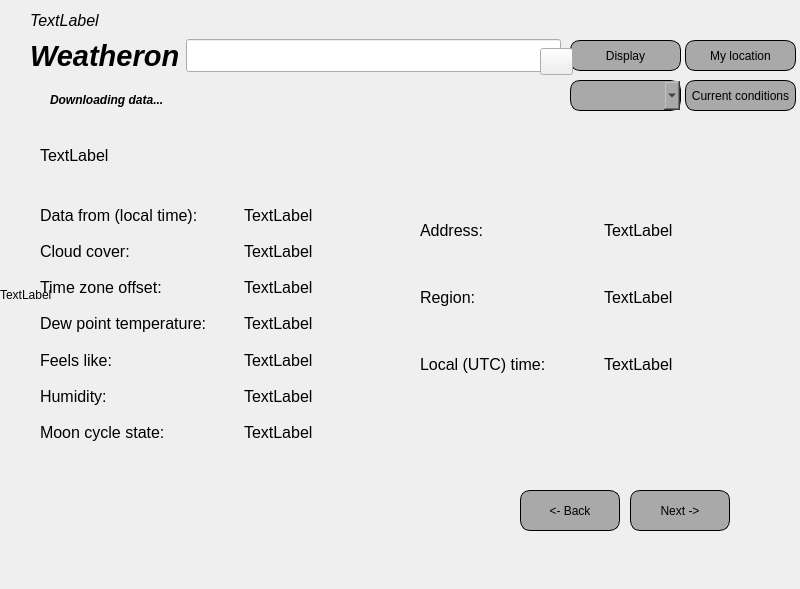
<?xml version="1.0" encoding="UTF-8"?>
<ui version="4.0">
 <class>MainWindow</class>
 <widget class="QMainWindow" name="MainWindow">
  <property name="geometry">
   <rect>
    <x>0</x>
    <y>0</y>
    <width>800</width>
    <height>589</height>
   </rect>
  </property>
  <property name="windowTitle">
   <string>MainWindow</string>
  </property>
  <widget class="QWidget" name="centralwidget">
   <widget class="QPushButton" name="display">
    <property name="geometry">
     <rect>
      <x>570</x>
      <y>40</y>
      <width>111</width>
      <height>31</height>
     </rect>
    </property>
    <property name="styleSheet">
     <string notr="true">QPushButton{
border-style: outset;
border-radius: 10px;
background-color: #A9A9A9;
border: 1px  solid black;
}
QPushButton:hover{
border-style: outset;
border-radius: 10px;
border: 1px solid black;
color: rgba(255,255,255,1);
}
QPushButton:pressed{
border-style: outset;
border-radius: 10px;
background-color: #696969;
border: 1px solid black;
}</string>
    </property>
    <property name="text">
     <string>Display</string>
    </property>
   </widget>
   <widget class="QLabel" name="description">
    <property name="geometry">
     <rect>
      <x>40</x>
      <y>120</y>
      <width>331</width>
      <height>71</height>
     </rect>
    </property>
    <property name="font">
     <font>
      <pointsize>12</pointsize>
     </font>
    </property>
    <property name="text">
     <string>TextLabel</string>
    </property>
   </widget>
   <widget class="QStackedWidget" name="stackedWidget">
    <property name="geometry">
     <rect>
      <x>30</x>
      <y>190</y>
      <width>318</width>
      <height>269</height>
     </rect>
    </property>
    <property name="currentIndex">
     <number>0</number>
    </property>
    <widget class="QWidget" name="page">
     <widget class="QWidget" name="layoutWidget">
      <property name="geometry">
       <rect>
        <x>10</x>
        <y>10</y>
        <width>401</width>
        <height>247</height>
       </rect>
      </property>
      <layout class="QVBoxLayout" name="verticalLayout">
       <item>
        <layout class="QHBoxLayout" name="horizontalLayout_3">
         <item>
          <widget class="QLabel" name="label_3">
           <property name="font">
            <font>
             <pointsize>12</pointsize>
            </font>
           </property>
           <property name="layoutDirection">
            <enum>Qt::LeftToRight</enum>
           </property>
           <property name="text">
            <string>Data from (local time):</string>
           </property>
          </widget>
         </item>
         <item>
          <widget class="QLabel" name="date">
           <property name="font">
            <font>
             <pointsize>12</pointsize>
            </font>
           </property>
           <property name="text">
            <string>TextLabel</string>
           </property>
          </widget>
         </item>
        </layout>
       </item>
       <item>
        <layout class="QHBoxLayout" name="horizontalLayout_2">
         <item>
          <widget class="QLabel" name="label_2">
           <property name="font">
            <font>
             <pointsize>12</pointsize>
            </font>
           </property>
           <property name="text">
            <string>Cloud cover:</string>
           </property>
          </widget>
         </item>
         <item>
          <widget class="QLabel" name="cloudcover">
           <property name="font">
            <font>
             <pointsize>12</pointsize>
            </font>
           </property>
           <property name="text">
            <string>TextLabel</string>
           </property>
          </widget>
         </item>
        </layout>
       </item>
       <item>
        <layout class="QHBoxLayout" name="horizontalLayout_4">
         <item>
          <widget class="QLabel" name="label_4">
           <property name="font">
            <font>
             <pointsize>12</pointsize>
            </font>
           </property>
           <property name="text">
            <string>Time zone offset:</string>
           </property>
          </widget>
         </item>
         <item>
          <widget class="QLabel" name="timeoffset">
           <property name="font">
            <font>
             <pointsize>12</pointsize>
            </font>
           </property>
           <property name="text">
            <string>TextLabel</string>
           </property>
          </widget>
         </item>
        </layout>
       </item>
       <item>
        <layout class="QHBoxLayout" name="horizontalLayout_5">
         <item>
          <widget class="QLabel" name="label_6">
           <property name="font">
            <font>
             <pointsize>12</pointsize>
            </font>
           </property>
           <property name="text">
            <string>Dew point temperature: </string>
           </property>
          </widget>
         </item>
         <item>
          <widget class="QLabel" name="devpointtemp">
           <property name="font">
            <font>
             <pointsize>12</pointsize>
            </font>
           </property>
           <property name="text">
            <string>TextLabel</string>
           </property>
          </widget>
         </item>
        </layout>
       </item>
       <item>
        <layout class="QHBoxLayout" name="horizontalLayout">
         <item>
          <widget class="QLabel" name="label_5">
           <property name="font">
            <font>
             <pointsize>12</pointsize>
            </font>
           </property>
           <property name="text">
            <string>Feels like:</string>
           </property>
          </widget>
         </item>
         <item>
          <widget class="QLabel" name="feelslike">
           <property name="font">
            <font>
             <pointsize>12</pointsize>
            </font>
           </property>
           <property name="text">
            <string>TextLabel</string>
           </property>
          </widget>
         </item>
        </layout>
       </item>
       <item>
        <layout class="QHBoxLayout" name="horizontalLayout_6">
         <item>
          <widget class="QLabel" name="label_7">
           <property name="font">
            <font>
             <pointsize>12</pointsize>
            </font>
           </property>
           <property name="text">
            <string>Humidity:</string>
           </property>
          </widget>
         </item>
         <item>
          <widget class="QLabel" name="humidity">
           <property name="font">
            <font>
             <pointsize>12</pointsize>
            </font>
           </property>
           <property name="text">
            <string>TextLabel</string>
           </property>
          </widget>
         </item>
        </layout>
       </item>
       <item>
        <layout class="QHBoxLayout" name="horizontalLayout_7">
         <item>
          <widget class="QLabel" name="label_8">
           <property name="font">
            <font>
             <pointsize>12</pointsize>
            </font>
           </property>
           <property name="text">
            <string>Moon cycle state:</string>
           </property>
          </widget>
         </item>
         <item>
          <widget class="QLabel" name="moonphase">
           <property name="font">
            <font>
             <pointsize>12</pointsize>
            </font>
           </property>
           <property name="text">
            <string>TextLabel</string>
           </property>
          </widget>
         </item>
        </layout>
       </item>
      </layout>
     </widget>
    </widget>
    <widget class="QWidget" name="page_2">
     <layout class="QHBoxLayout" name="horizontalLayout_22">
      <item>
       <layout class="QVBoxLayout" name="verticalLayout_2">
        <item>
         <layout class="QHBoxLayout" name="horizontalLayout_8">
          <item>
           <widget class="QLabel" name="label_10">
            <property name="font">
             <font>
              <pointsize>12</pointsize>
             </font>
            </property>
            <property name="text">
             <string>Precipation probability:</string>
            </property>
           </widget>
          </item>
          <item>
           <widget class="QLabel" name="precip_prob">
            <property name="font">
             <font>
              <pointsize>12</pointsize>
             </font>
            </property>
            <property name="text">
             <string>TextLabel</string>
            </property>
           </widget>
          </item>
         </layout>
        </item>
        <item>
         <layout class="QHBoxLayout" name="horizontalLayout_9">
          <item>
           <widget class="QLabel" name="label_11">
            <property name="font">
             <font>
              <pointsize>12</pointsize>
             </font>
            </property>
            <property name="text">
             <string>Pressure:</string>
            </property>
           </widget>
          </item>
          <item>
           <widget class="QLabel" name="pressure">
            <property name="font">
             <font>
              <pointsize>12</pointsize>
             </font>
            </property>
            <property name="text">
             <string>TextLabel</string>
            </property>
           </widget>
          </item>
         </layout>
        </item>
        <item>
         <layout class="QHBoxLayout" name="horizontalLayout_10">
          <item>
           <widget class="QLabel" name="label_12">
            <property name="font">
             <font>
              <pointsize>12</pointsize>
             </font>
            </property>
            <property name="text">
             <string>Snow:</string>
            </property>
           </widget>
          </item>
          <item>
           <widget class="QLabel" name="snow">
            <property name="font">
             <font>
              <pointsize>12</pointsize>
             </font>
            </property>
            <property name="text">
             <string>TextLabel</string>
            </property>
           </widget>
          </item>
         </layout>
        </item>
        <item>
         <layout class="QHBoxLayout" name="horizontalLayout_12">
          <item>
           <widget class="QLabel" name="label_13">
            <property name="font">
             <font>
              <pointsize>12</pointsize>
             </font>
            </property>
            <property name="text">
             <string>Snow Depth:</string>
            </property>
           </widget>
          </item>
          <item>
           <widget class="QLabel" name="snow_depth">
            <property name="font">
             <font>
              <pointsize>12</pointsize>
             </font>
            </property>
            <property name="text">
             <string>TextLabel</string>
            </property>
           </widget>
          </item>
         </layout>
        </item>
        <item>
         <layout class="QHBoxLayout" name="horizontalLayout_11">
          <item>
           <widget class="QLabel" name="label_14">
            <property name="font">
             <font>
              <pointsize>12</pointsize>
             </font>
            </property>
            <property name="text">
             <string>Rain:</string>
            </property>
           </widget>
          </item>
          <item>
           <widget class="QLabel" name="rain">
            <property name="font">
             <font>
              <pointsize>12</pointsize>
             </font>
            </property>
            <property name="text">
             <string>TextLabel</string>
            </property>
           </widget>
          </item>
         </layout>
        </item>
        <item>
         <layout class="QHBoxLayout" name="horizontalLayout_13">
          <item>
           <widget class="QLabel" name="label_15">
            <property name="font">
             <font>
              <pointsize>12</pointsize>
             </font>
            </property>
            <property name="text">
             <string>Sunset:</string>
            </property>
           </widget>
          </item>
          <item>
           <widget class="QLabel" name="sunset">
            <property name="font">
             <font>
              <pointsize>12</pointsize>
             </font>
            </property>
            <property name="text">
             <string>TextLabel</string>
            </property>
           </widget>
          </item>
         </layout>
        </item>
        <item>
         <layout class="QHBoxLayout" name="horizontalLayout_14">
          <item>
           <widget class="QLabel" name="label_17">
            <property name="font">
             <font>
              <pointsize>12</pointsize>
             </font>
            </property>
            <property name="text">
             <string>Sunrise:</string>
            </property>
           </widget>
          </item>
          <item>
           <widget class="QLabel" name="sunrise">
            <property name="font">
             <font>
              <pointsize>12</pointsize>
             </font>
            </property>
            <property name="text">
             <string>TextLabel</string>
            </property>
           </widget>
          </item>
         </layout>
        </item>
       </layout>
      </item>
     </layout>
    </widget>
    <widget class="QWidget" name="page_3">
     <layout class="QHBoxLayout" name="horizontalLayout_21">
      <item>
       <layout class="QVBoxLayout" name="verticalLayout_3">
        <item>
         <layout class="QHBoxLayout" name="horizontalLayout_15">
          <item>
           <widget class="QLabel" name="label_16">
            <property name="font">
             <font>
              <pointsize>12</pointsize>
             </font>
            </property>
            <property name="text">
             <string>Temperature:</string>
            </property>
           </widget>
          </item>
          <item>
           <widget class="QLabel" name="temperature">
            <property name="font">
             <font>
              <pointsize>12</pointsize>
             </font>
            </property>
            <property name="text">
             <string>TextLabel</string>
            </property>
           </widget>
          </item>
         </layout>
        </item>
        <item>
         <layout class="QHBoxLayout" name="horizontalLayout_16">
          <item>
           <widget class="QLabel" name="label_19">
            <property name="font">
             <font>
              <pointsize>12</pointsize>
             </font>
            </property>
            <property name="text">
             <string>Max temperature:</string>
            </property>
           </widget>
          </item>
          <item>
           <widget class="QLabel" name="maxtemp">
            <property name="font">
             <font>
              <pointsize>12</pointsize>
             </font>
            </property>
            <property name="text">
             <string>TextLabel</string>
            </property>
           </widget>
          </item>
         </layout>
        </item>
        <item>
         <layout class="QHBoxLayout" name="horizontalLayout_17">
          <item>
           <widget class="QLabel" name="label_21">
            <property name="font">
             <font>
              <pointsize>12</pointsize>
             </font>
            </property>
            <property name="text">
             <string>Min temperature:</string>
            </property>
           </widget>
          </item>
          <item>
           <widget class="QLabel" name="mintemp">
            <property name="font">
             <font>
              <pointsize>12</pointsize>
             </font>
            </property>
            <property name="text">
             <string>TextLabel</string>
            </property>
           </widget>
          </item>
         </layout>
        </item>
        <item>
         <layout class="QHBoxLayout" name="horizontalLayout_18">
          <item>
           <widget class="QLabel" name="label_23">
            <property name="font">
             <font>
              <pointsize>12</pointsize>
             </font>
            </property>
            <property name="text">
             <string>Visibility:</string>
            </property>
           </widget>
          </item>
          <item>
           <widget class="QLabel" name="visibility">
            <property name="font">
             <font>
              <pointsize>12</pointsize>
             </font>
            </property>
            <property name="text">
             <string>TextLabel</string>
            </property>
           </widget>
          </item>
         </layout>
        </item>
        <item>
         <layout class="QHBoxLayout" name="horizontalLayout_19">
          <item>
           <widget class="QLabel" name="label_25">
            <property name="font">
             <font>
              <pointsize>12</pointsize>
             </font>
            </property>
            <property name="text">
             <string>Wind speed:</string>
            </property>
           </widget>
          </item>
          <item>
           <widget class="QLabel" name="windspeed">
            <property name="font">
             <font>
              <pointsize>12</pointsize>
             </font>
            </property>
            <property name="text">
             <string>TextLabel</string>
            </property>
           </widget>
          </item>
         </layout>
        </item>
        <item>
         <layout class="QHBoxLayout" name="horizontalLayout_20">
          <item>
           <widget class="QLabel" name="label_18">
            <property name="font">
             <font>
              <pointsize>12</pointsize>
             </font>
            </property>
            <property name="text">
             <string>Wind direction</string>
            </property>
           </widget>
          </item>
          <item>
           <widget class="QLabel" name="winddir">
            <property name="font">
             <font>
              <pointsize>12</pointsize>
             </font>
            </property>
            <property name="text">
             <string>TextLabel</string>
            </property>
           </widget>
          </item>
         </layout>
        </item>
       </layout>
      </item>
     </layout>
    </widget>
   </widget>
   <widget class="QLabel" name="currenTime">
    <property name="geometry">
     <rect>
      <x>30</x>
      <y>10</y>
      <width>131</width>
      <height>20</height>
     </rect>
    </property>
    <property name="font">
     <font>
      <pointsize>12</pointsize>
      <italic>true</italic>
     </font>
    </property>
    <property name="text">
     <string>TextLabel</string>
    </property>
   </widget>
   <widget class="QComboBox" name="day">
    <property name="geometry">
     <rect>
      <x>570</x>
      <y>80</y>
      <width>111</width>
      <height>31</height>
     </rect>
    </property>
    <property name="layoutDirection">
     <enum>Qt::LeftToRight</enum>
    </property>
    <property name="styleSheet">
     <string notr="true">QComboBox{
border-style: outset;
border-radius: 10px;
background-color: #A9A9A9;
border: 1px  solid black;
}
QComboBox:hover{
border-style: outset;
border-radius: 10px;
border: 1px solid black;
color: rgba(255,255,255,1);
}</string>
    </property>
    <property name="currentText">
     <string/>
    </property>
    <property name="placeholderText">
     <string/>
    </property>
    <property name="frame">
     <bool>true</bool>
    </property>
    <property name="modelColumn">
     <number>0</number>
    </property>
   </widget>
   <widget class="QPushButton" name="Back">
    <property name="geometry">
     <rect>
      <x>520</x>
      <y>490</y>
      <width>100</width>
      <height>41</height>
     </rect>
    </property>
    <property name="styleSheet">
     <string notr="true">QPushButton{
border-style: outset;
border-radius: 10px;
background-color: #A9A9A9;
border: 1px solid black;
}
QPushButton:hover{
border-style: outset;
border-radius: 10px;
border: 1px solid black;
color: rgba(255,255,255,1);
}
QPushButton:pressed{
border-style: outset;
border-radius: 10px;
background-color: #696969;
border: 1px solid black;
}</string>
    </property>
    <property name="text">
     <string>&lt;- Back</string>
    </property>
   </widget>
   <widget class="QPushButton" name="Next">
    <property name="geometry">
     <rect>
      <x>630</x>
      <y>490</y>
      <width>100</width>
      <height>41</height>
     </rect>
    </property>
    <property name="styleSheet">
     <string notr="true">QPushButton{
border-style: outset;
border-radius: 10px;
background-color: #A9A9A9;
border: 1px solid black;
}
QPushButton:hover{
border-style: outset;
border-radius: 10px;
border: 1px solid black;
color: rgba(255,255,255,1);
}
QPushButton:pressed{
border-style: outset;
border-radius: 10px;
background-color: #696969;
border: 1px solid black;
}</string>
    </property>
    <property name="text">
     <string>Next -&gt;</string>
    </property>
   </widget>
   <widget class="QLabel" name="downloading">
    <property name="geometry">
     <rect>
      <x>50</x>
      <y>90</y>
      <width>181</width>
      <height>20</height>
     </rect>
    </property>
    <property name="font">
     <font>
      <italic>true</italic>
      <bold>true</bold>
      <underline>false</underline>
      <strikeout>false</strikeout>
     </font>
    </property>
    <property name="text">
     <string>Downloading data...</string>
    </property>
   </widget>
   <widget class="QWidget" name="layoutWidget">
    <property name="geometry">
     <rect>
      <x>30</x>
      <y>30</y>
      <width>531</width>
      <height>52</height>
     </rect>
    </property>
    <layout class="QHBoxLayout" name="horizontalLayout_24">
     <item>
      <widget class="QLabel" name="AppName">
       <property name="font">
        <font>
         <pointsize>22</pointsize>
         <italic>true</italic>
         <bold>true</bold>
        </font>
       </property>
       <property name="text">
        <string>Weatheron</string>
       </property>
      </widget>
     </item>
     <item>
      <widget class="QLineEdit" name="input">
       <property name="font">
        <font>
         <pointsize>16</pointsize>
        </font>
       </property>
      </widget>
     </item>
    </layout>
   </widget>
   <widget class="QWidget" name="layoutWidget">
    <property name="geometry">
     <rect>
      <x>420</x>
      <y>200</y>
      <width>361</width>
      <height>195</height>
     </rect>
    </property>
    <layout class="QVBoxLayout" name="verticalLayout_4">
     <item>
      <layout class="QHBoxLayout" name="horizontalLayout_23">
       <item>
        <widget class="QLabel" name="address">
         <property name="font">
          <font>
           <pointsize>12</pointsize>
          </font>
         </property>
         <property name="styleSheet">
          <string notr="true">QLabel{
color: black	
;
}</string>
         </property>
         <property name="text">
          <string>Address:</string>
         </property>
        </widget>
       </item>
       <item>
        <widget class="QLabel" name="resolvedAddress">
         <property name="font">
          <font>
           <pointsize>12</pointsize>
          </font>
         </property>
         <property name="styleSheet">
          <string notr="true">QLabel{
color: black	
;
}</string>
         </property>
         <property name="text">
          <string>TextLabel</string>
         </property>
        </widget>
       </item>
      </layout>
     </item>
     <item>
      <layout class="QHBoxLayout" name="horizontalLayout_25">
       <item>
        <widget class="QLabel" name="region_on">
         <property name="font">
          <font>
           <pointsize>12</pointsize>
          </font>
         </property>
         <property name="styleSheet">
          <string notr="true">QLabel{
color: black	
;
}</string>
         </property>
         <property name="text">
          <string>Region:</string>
         </property>
        </widget>
       </item>
       <item>
        <widget class="QLabel" name="timeZone">
         <property name="font">
          <font>
           <pointsize>12</pointsize>
          </font>
         </property>
         <property name="styleSheet">
          <string notr="true">QLabel{
color: black	
;
}</string>
         </property>
         <property name="text">
          <string>TextLabel</string>
         </property>
        </widget>
       </item>
      </layout>
     </item>
     <item>
      <layout class="QHBoxLayout" name="horizontalLayout_26">
       <item>
        <widget class="QLabel" name="lctime">
         <property name="font">
          <font>
           <pointsize>12</pointsize>
          </font>
         </property>
         <property name="styleSheet">
          <string notr="true">QLabel{
color: black	
;
}</string>
         </property>
         <property name="text">
          <string>Local (UTC) time:</string>
         </property>
        </widget>
       </item>
       <item>
        <widget class="QLabel" name="localtime">
         <property name="font">
          <font>
           <pointsize>12</pointsize>
          </font>
         </property>
         <property name="styleSheet">
          <string notr="true">QLabel{
color: black	
;
}</string>
         </property>
         <property name="text">
          <string>TextLabel</string>
         </property>
        </widget>
       </item>
      </layout>
     </item>
    </layout>
   </widget>
   <widget class="QLabel" name="gif">
    <property name="geometry">
     <rect>
      <x>0</x>
      <y>0</y>
      <width>800</width>
      <height>589</height>
     </rect>
    </property>
    <property name="text">
     <string>TextLabel</string>
    </property>
   </widget>
   <widget class="QPushButton" name="clearInput">
    <property name="geometry">
     <rect>
      <x>540</x>
      <y>48</y>
      <width>33</width>
      <height>27</height>
     </rect>
    </property>
    <property name="autoFillBackground">
     <bool>false</bool>
    </property>
    <property name="styleSheet">
     <string notr="true"/>
    </property>
    <property name="text">
     <string/>
    </property>
   </widget>
   <widget class="QPushButton" name="myLocation">
    <property name="geometry">
     <rect>
      <x>685</x>
      <y>40</y>
      <width>111</width>
      <height>31</height>
     </rect>
    </property>
    <property name="styleSheet">
     <string notr="true">QPushButton{
border-style: outset;
border-radius: 10px;
background-color: #A9A9A9;
border: 1px  solid black;
}
QPushButton:hover{
border-style: outset;
border-radius: 10px;
border: 1px solid black;
color: rgba(255,255,255,1);
}
QPushButton:pressed{
border-style: outset;
border-radius: 10px;
background-color: #696969;
border: 1px solid black;
}</string>
    </property>
    <property name="text">
     <string>My location</string>
    </property>
   </widget>
   <widget class="QPushButton" name="currConditions">
    <property name="geometry">
     <rect>
      <x>685</x>
      <y>80</y>
      <width>111</width>
      <height>31</height>
     </rect>
    </property>
    <property name="styleSheet">
     <string notr="true">QPushButton{
border-style: outset;
border-radius: 10px;
background-color: #A9A9A9;
border: 1px  solid black;
}
QPushButton:hover{
border-style: outset;
border-radius: 10px;
border: 1px solid black;
color: rgba(255,255,255,1);
}
QPushButton:pressed{
border-style: outset;
border-radius: 10px;
background-color: #696969;
border: 1px solid black;
}</string>
    </property>
    <property name="text">
     <string>Current conditions</string>
    </property>
   </widget>
  </widget>
  <widget class="QMenuBar" name="menubar">
   <property name="geometry">
    <rect>
     <x>0</x>
     <y>0</y>
     <width>800</width>
     <height>21</height>
    </rect>
   </property>
  </widget>
 </widget>
 <resources/>
 <connections/>
</ui>
